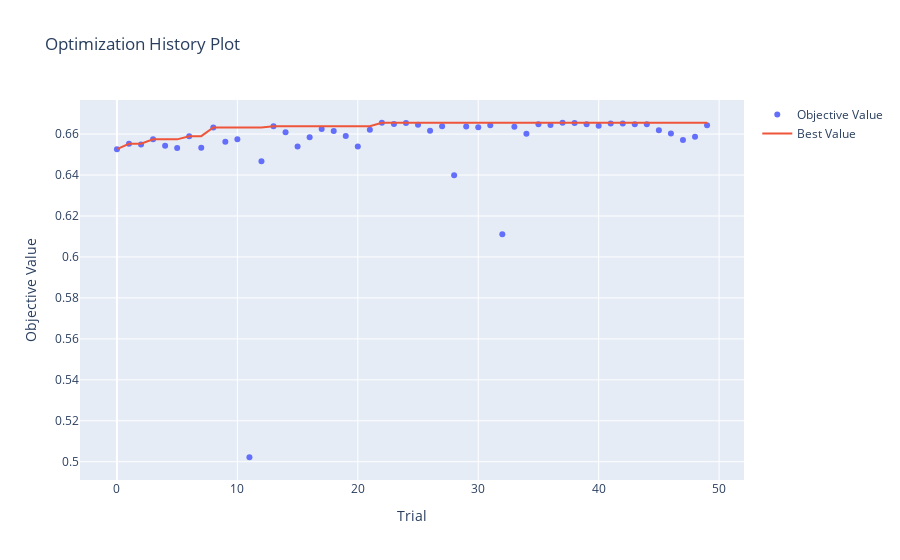

The notebook cell saved with this chart:
### Code cell
# 실험 기록 시각화
optuna.visualization.plot_optimization_history(study)
